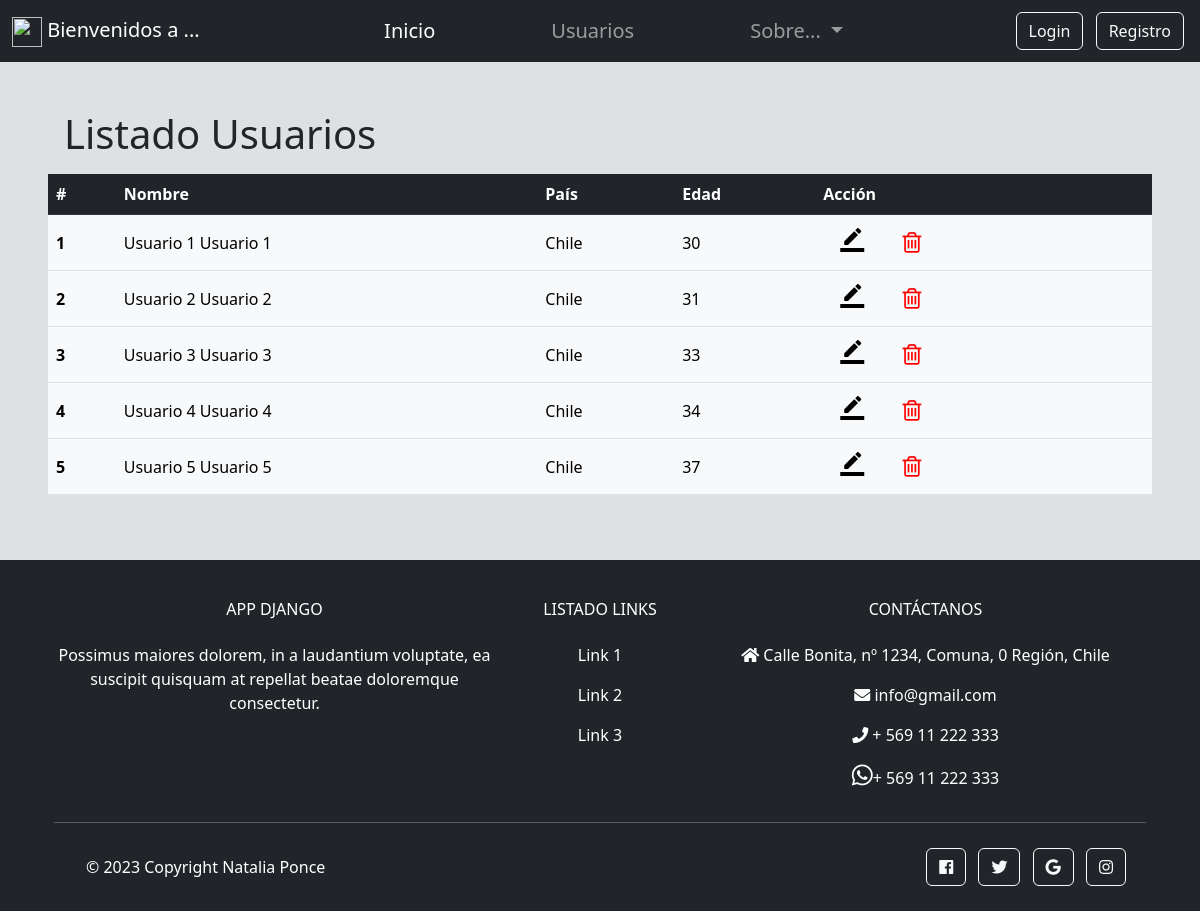
/usuarios/, run on an earlier commit of the app's database.
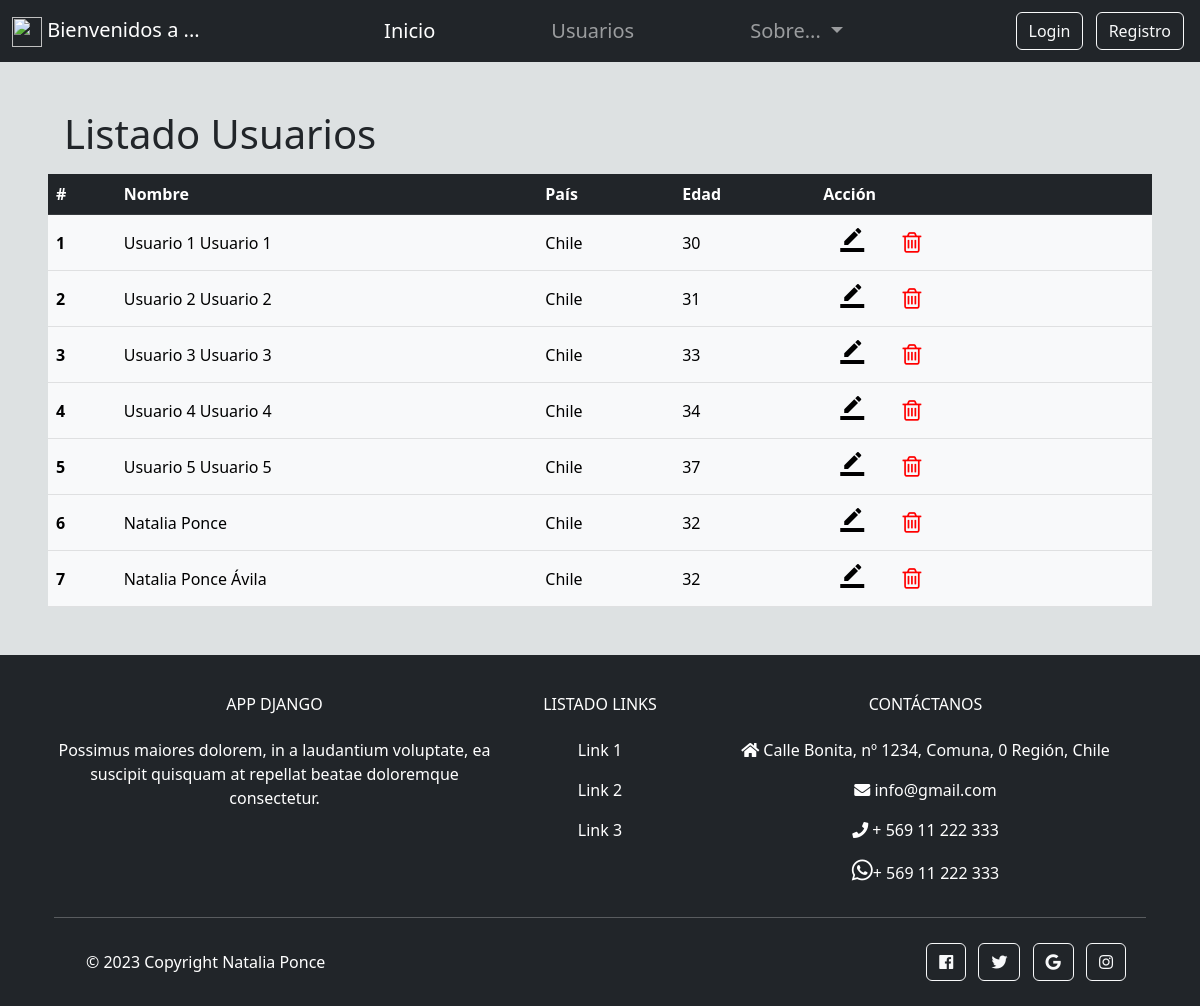
And on a later commit of the database.
### app/models.py (models this page shows)
class Usuario(models.Model):
    nombre = models.CharField(max_length=100)
    apellido = models.CharField(max_length=100)
    pais = models.CharField(max_length=50)
    edad = models.IntegerField()

### app/views.py (the view)
# urls.py: path('usuarios/', vista_usuarios, name='usuarios'),
def vista_usuarios(request):
    usuarios = Usuario.objects.all()
    contexto = {
        'usuarios' : usuarios
    }
    return render(request, 'usuarios.html', contexto)

### app/templates/usuarios.html (shortened to what this page needs)
{% extends 'base/base.html' %}
{% load static %}
{% block content %}
    {% if usuarios  %}
       <div class="m-5">
            <h1 class ="m-3">Listado Usuarios</h1>
            <table class="table align-middle  table-hover">
                <thead class="table-dark">
                <tr>
                    <th scope="col">#</th>
                    <th scope="col">Nombre</th>
                    <th scope="col">País</th>
                    <th scope="col">Edad</th>
                    <th scope="col">Acción</th>
                </tr>
                </thead>
                <tbody class="table-light">
                    {% for usuario in usuarios %}
                        <tr>
                            <th scope="row">{{usuario.id}}</th>
                            <td>{{usuario.nombre}} {{usuario.apellido}}</td>
                            <td>{{usuario.pais}}</td>
                            <td>{{usuario.edad}}</td>
                            <td>
                            <button type="button" class="btn btn-link btn-sm px-3" data-ripple-color="dark">
                                <i class="material-icons" style="font-size:24px; color:black">border_color</i>
                            </button>
                            <button type="button" class="btn btn-link btn-sm px-3" data-ripple-color="dark">
                                <i class="fa fa-trash-o" style="font-size:24px; color:red"></i>
                            </button>
                            </td>
                        </tr>
                    {% endfor %}
                </tbody>
            </table>
            {% else %}
            <h1>No hay usuarios registrados</h1>
        </div>
    {% endif %}
{% endblock %}

### app/templates/base/base.html (shortened to what this page needs)
{% load static %}
<!DOCTYPE html>
<html lang="es">
    <head>
        <link
            href="https://cdn.jsdelivr.net/npm/bootstrap@5.3.0/dist/css/bootstrap.min.css"
            rel="stylesheet"
>
        <link rel="stylesheet"
            href="https://cdn.jsdelivr.net/npm/bootstrap-icons@1.10.5/font/bootstrap-icons.css">
        <link rel="stylesheet" href="{% static 'css/estilos.css' %}">
        <link rel="stylesheet" href="https://cdnjs.cloudflare.com/ajax/libs/font-awesome/5.7.1/css/all.min.css" />
        <link rel="stylesheet" href="https://cdnjs.cloudflare.com/ajax/libs/font-awesome/4.7.0/css/font-awesome.min.css">
    </head>
    <body>
        <header>
            <nav class="navbar navbar-expand-lg navbar-dark bg-dark">
                <div class="container-fluid">
                    <a class="navbar-brand" href="{% url 'index' %}">
                        <img alt="" src="{% static 'img/icono.png' %}" width="30" height="30" className="d-inline-block align-top"/>
                        Bienvenidos a ...
                    </a>
                    <div class="collapse navbar-collapse justify-content-center" id="navbarSupportedContent">
                        <ul class="navbar-nav ms-auto  mb-2 mb-lg-0  ">
                            <li class="nav-item">
                                <a class="nav-link active " aria-current="page" href="{% url 'index' %}">Inicio</a>
                            </li>
                            <li class="nav-item">
                                <a class="nav-link" href="{% url 'usuarios' %}">Usuarios</a>
                            </li>
                            <li class="nav-item dropdown">
                                <a class="nav-link dropdown-toggle" href="#" role="button"
                                    data-bs-toggle="dropdown" aria-expanded="false">
                                    Sobre...
                                </a>
                            </li>
                        </ul>
                        <div class="ms-auto">
                            <a
                            class="btn btn-outline-light btn-floating m-1"
                            class="text-white"
                            role="button"
                            href="#"
                            >Login</a>
                            <a
                            class="btn btn-outline-light btn-floating m-1"
                            class="text-white"
                            role="button"
                            href="{% url 'registroUsuario' %}"
                            >Registro</a>
                        </div>
                    </div>
                </div>
            </nav>
        </header>
        <main >
            {% block content %}{% endblock %}
        </main>
        <footer id="footer-landing" class="bg-dark text-center text-white  ">
            <div class="container p-4 pb-0">
                <section class="">
                    <div class="row">
                    <div class="col-md-4 col-lg-4 col-xl-5 mx-auto mt-3">
                        <h6 class="text-uppercase mb-4 font-weight-bold">
                        App Django
                        </h6>
                        <p>Possimus maiores dolorem, in a laudantium voluptate, ea suscipit quisquam at repellat beatae doloremque consectetur.
                        </p>
                    </div>
                    <div class="col-md-3 col-lg-3 col-xl-2 mx-auto mt-3">
                        <h6 class="text-uppercase mb-4 font-weight-bold">Listado Links</h6>
                        <p>
                        <a class="text-white"  href="#">Link 1</a>
                        </p>
                        <p>
                            <a class="text-white"  href="#">Link 2</a>
                        </p>
                        <p>
                            <a class="text-white"  href="#">Link 3</a>
                        </p>
                    </div>
                    <div class="col-md-5 col-lg-5 col-xl-5 mx-auto mt-3">
                        <h6 class="text-uppercase mb-4 font-weight-bold">Contáctanos</h6>
                        <p><i class="fas fa-home mr-3"></i> Calle Bonita, nº 1234, Comuna, 0 Región, Chile</a>
                        </p>
                        <p><a href="mailto:naty.ponce5@gmail.com" class="text-white"><i class="fas fa-envelope mr-3"> </i> info@gmail.com</a>
                        </p>
                        <p><i class="fas fa-phone mr-3"></i> + 569 11 222 333</p>
                        <p>
                            <a href="tel:+56911222333"
                            class="text-white"> <i class='fab fa-whatsapp' style='font-size:24px'></i>+ 569 11 222 333</a>
                        </p>
                    </div>
                    </div>
                </section>
                <hr class="my-3">
                <section class="p-3 pt-0">
                    <div class="row d-flex align-items-center">
                    <div class="col-md-7 col-lg-8 text-center text-md-start">
                        <div class="p-3">
                        © 2023 Copyright
                        <a class="text-white" href="#"
                            >Natalia Ponce</a
                            >
                        </div>
                    </div>
                    <div class="col-md-5 col-lg-4 ml-lg-0 text-center text-md-end">
                        <a
                        class="btn btn-outline-light btn-floating m-1"
                        class="text-white"
                        role="button"
                        href="#"
                        ><i class="fab fa-facebook-f"></i
                        ></a>
                        <a
                        class="btn btn-outline-light btn-floating m-1"
                        class="text-white"
                        role="button"
                        href="#"
                        ><i class="fab fa-twitter"></i
                        ></a>
                        <a
                        class="btn btn-outline-light btn-floating m-1"
                        class="text-white"
                        role="button"
                        href="#"
                        ><i class="fab fa-google"></i
                        ></a>
                        <a
                        class="btn btn-outline-light btn-floating m-1"
                        class="text-white"
                        role="button"
                        href="#"
                        ><i class="fab fa-instagram"></i
                        ></a>
                    </div>
                    </div>
                </section>
            </div>
        </footer>
    </body>
</html>

### app/static/css/estilos.css (style rules this page uses)
body { background-color: rgb(221, 225, 226); }
a { text-decoration: none; }
.nav-link { font-size: 20px; margin: auto 50px; }
main { min-height:450px; }

What changed in the data, as far as the page shows it:
added Usuario: id "6", nombre "Natalia", apellido "Ponce", pais "Chile", edad "32"
added Usuario: id "7", nombre "Natalia", apellido "Ponce Ávila", pais "Chile", edad "32"
